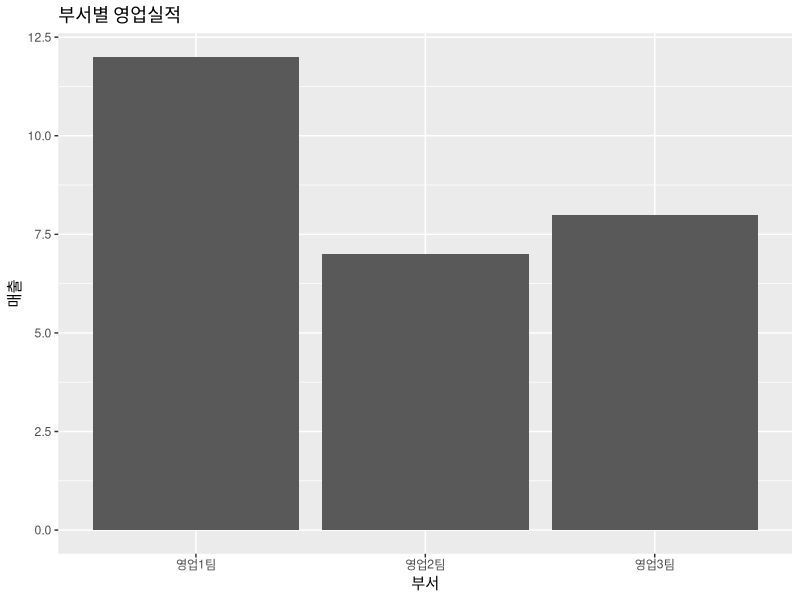
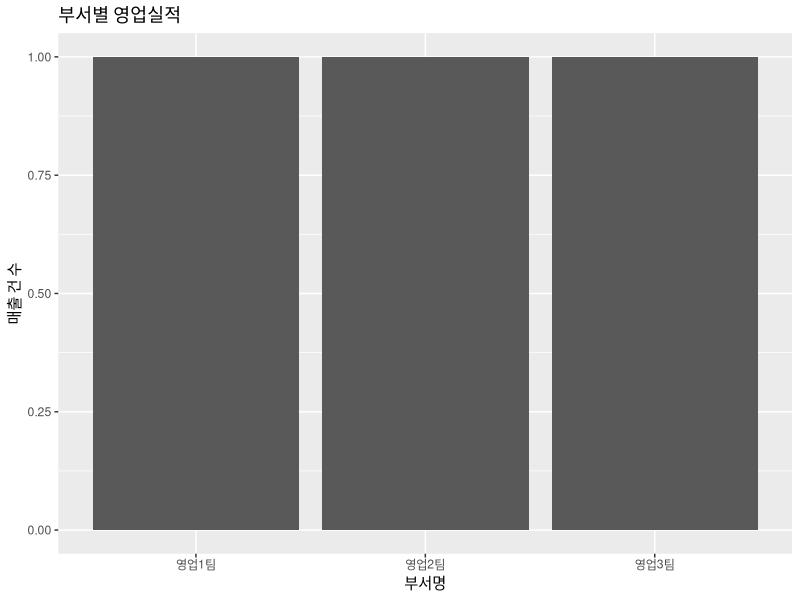
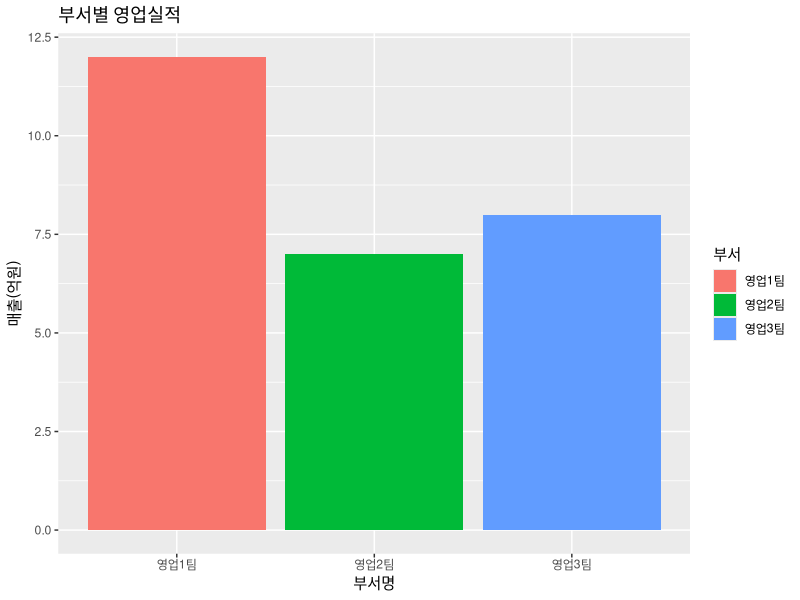
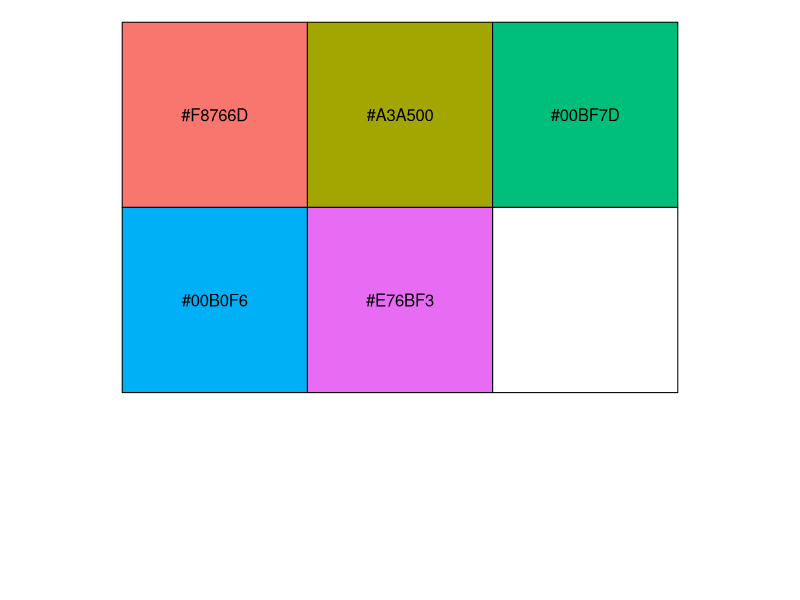
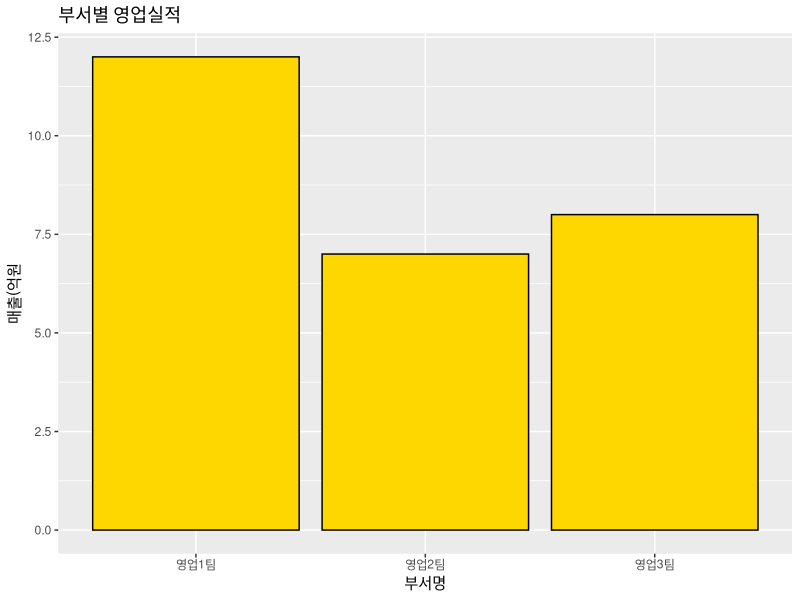
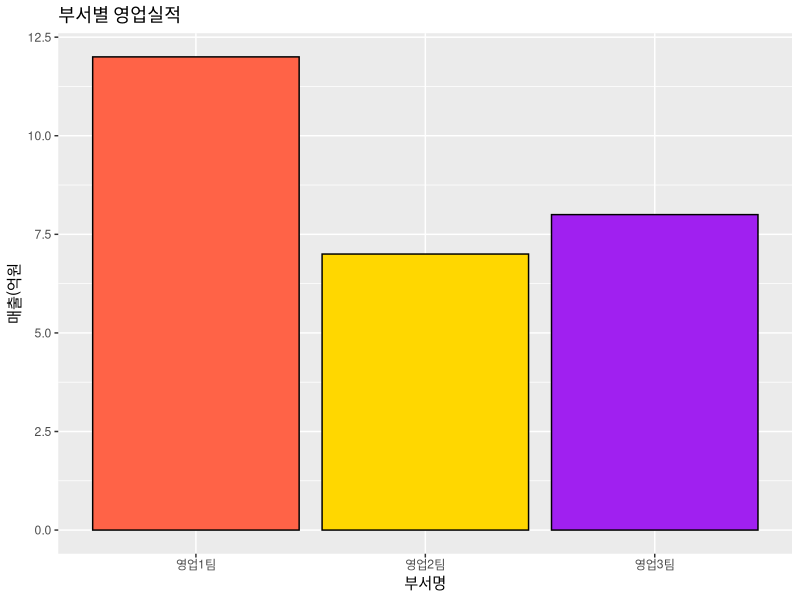
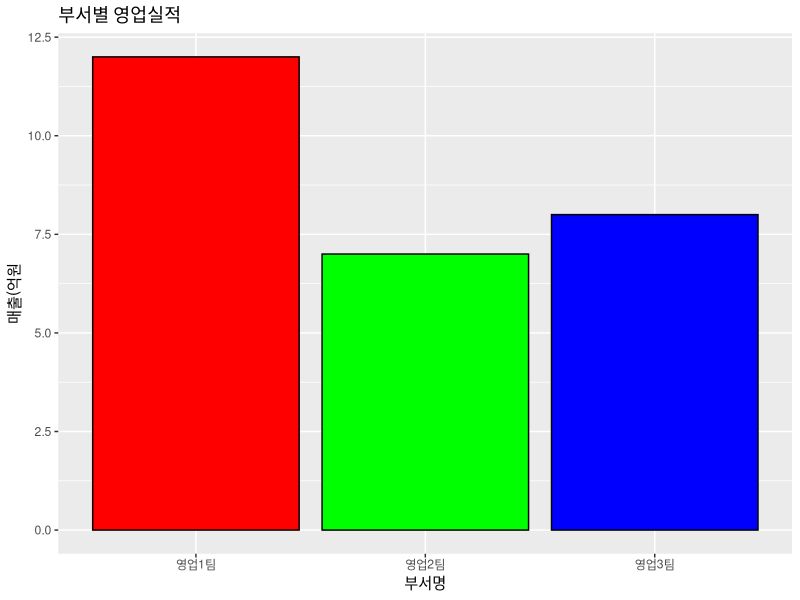
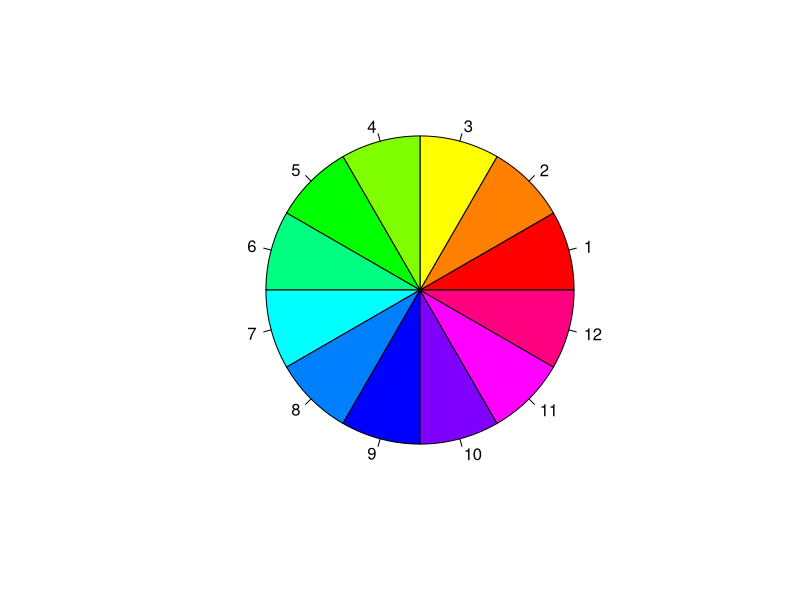

Source code (R) for these figures, in order: (Note: this script raises an error after producing the figures.)
#4장 그래프
#막대그래프

library(ggplot2)
# 데이터 지정(데이터프레임)
dept=c("영업1팀", "영업2팀", "영업3팀")
sales=c(12,7,8)
df1= data.frame(부서=dept, 매출=sales, 분기 ="1분기")
df1

#막대 그래프(1. 그래프의 데이터 초기화, 2. 그래프모양, 3. 제목과 라벨 설정)
ggplot(data = df1, aes(x=부서, y=매출)) +
  geom_bar(stat="identity") +
  labs(title="부서별 영업실적")

# 각 부서별 매출건수
ggplot(data = df1, aes(x=부서)) +
  geom_bar(stat="count") +
  labs(title="부서별 영업실적", x="부서명", y="매출 건 수")

# 막대에 자동색 지정
ggplot(data = df1, aes(x=부서, y=매출, fill = 부서)) +
  geom_bar(stat="identity") +
  labs(title="부서별 영업실적", x="부서명", y="매출(억원)")

# 자동지정되는 색상 확인
install.packages("scales")
library(scales)
hex = hue_pal()(5)
show_col(hex)

#막대에 동일한 채우기 및 테두리선 색상 지정
ggplot(df1, aes(x=부서, y=매출))+
  geom_bar(stat="identity", fill="gold", color="black") +
  labs(title="부서별 영업실적", x="부서명", y="매출(억원")

#막대에 동일한 채우기 및 테두리선 색상 지정
ggplot(df1, aes(x=부서, y=매출))+
  geom_bar(stat="identity", fill=c("tomato", "gold", "purple"), color="black")+
  labs(title="부서별 영업실적", x="부서명", y="매출(억원")

# 막대에 레인보우 색상 중 눈에 잘 띄는 색상으로 자동 변경
ggplot(df1, aes(x=부서, y=매출))+
  geom_bar(stat="identity", fill=rainbow(3), color="black")+
  labs(title="부서별 영업실적", x="부서명", y="매출(억원")

# gdRdriver, RColorBrewer 색상팔레트를 제공하는 두가지 패키지

# gdRdriver 패키지의 팔레트
x = rep(1,12)
pie(x, Tables=seq(1,12), col=rainbow(12))
pie(x, Tables=seq(1,12), col=heat.colors(12))
pie(x, Tables=seq(1,12), col=terrain.colors(12))
pie(x, Tables=seq(1,12), col=topo.colors(12))
pie(x, Tables=seq(1,12), col=cm.colors(12))

# 2. RColorBrewer 패키지의 팔레트
install.packages("RColorBrewer")
library(RColorBrewer)
display.brewer.all()

# 1분기, 2분기의 막대그래프

# 2분기데이터를 데이터프레임에 저장
dept = c("영업1팀", "영업2팀", "영업3팀")
sales= c(10,8,5)
df2 = data.frame(부서 = dept, 매출 = sales, 분기="2분기")

#1분기와 2분기 데이터를 행으로 연결해서 하나의 데이터프레임에 저장
df = rbind(df1, df2)
df

# 부서별 연기별 막대그래프
ggplot(df, aes(x=부서, y=매출, fill=분기))+
  geom_bar(stat = "identity")

#부서별 분기별 막대그래프 작성
#조건1. 3분기 실적을 추가
#조건2.gdRdriver 패키지의 팔레트에 있는 색상을 막대에 설정
#조건3. 그래프 제목: 부서별 분기별 영업실적, x축제목 : 부서명, y축 제목 : 영업매출(억원)
dept = c("영업1팀", "영업2팀", "영업3팀")
sales= c(10,8,5)
df3 = data.frame(부서 = dept, 매출 = sales, 분기="3분기")
df = rbind(df1, df2, df3)
df

ggplot(data = df, aes(x=부서, y=매출))+
  geom_bar(stat="identity", fill=rainbow(9), color="black")+
  labs(title="부서별 영업실적", x="부서명", y="매출(억원")

ggplot(data = df, aes(x=부서, y=매출, fill=분기))+
  geom_bar(stat="identity")+
  scale_fill_manual(values = c("red", "pink","purple"))+
  labs(title="부서별 영업실적", x="부서명", y="매출(억원")

ggplot(data = df, aes(x=부서, y=매출, fill=분기))+
  geom_bar(stat="identity")+
  scale_fill_manual(values = topo.colors(3))+
  labs(title="부서별 영업실적", x="부서명", y="매출(억원")

ggplot(data = df, aes(x=부서, y=매출, fill=분기))+
  geom_bar(stat="identity")+
  scale_fill_manual(values = cm.colors(3))+
  labs(title="부서별 영업실적", x="부서명", y="매출(억원")

# 바로 직전에 실행된 그래프 사진 파일로 저장
ggsave("C:/Temp/graph1.png", width = 10, height = 13, units = "cm")

#================================================
# 선 그래프: 시간에 따라 데이터의 추이를 살필때 사용

# 영업 1팀의 6개월간 데이터를 데이터프레임에 저장
month=c(1,2,3,4,5,6)
sales=c(3,3,5,5,7,4)
df1=data.frame(부서="영업1팀", 월=month, 매출=sales)

# 영업 2팀의 6개월간 데이터를 데이터프레임에 저장
sales=c(2,2,4,8,9,6)
df2=data.frame(부서="영업2팀", 월=month, 매출=sales)

#행으로 df1, df2 연결
df = rbind(df1,df2)
df

# 선형 그래프 그리기
# 영업1팀 데이터만 사용해서
ggplot(data = df1, aes(x=월, y=매출, group = 부서)) +
  geom_line()+
  labs(title= "월별매출")

# 영업2팀 데이터만 사용해서
ggplot(data = df2, aes(x=월, y=매출, group = 부서)) +
  geom_line(color="green", size=2)+
  geom_point(color="red", size=3)
  labs(title= "월별매출")
# 영업1,2팀 데이터 사용  
ggplot(data = df, aes(x=월, y=매출, group = 부서, color=부서)) +
  geom_line(size=2)+
  geom_point(size=3)
  labs(title= "월별매출")
  
ggplot(data = df, aes(x=월, y=매출, group = 부서, color=부서)) +
  geom_line(color=cm.colors(12), size=2)+
  geom_point(color=cm.colrs(12), size=3)
  labs(title= "월별매출")
  
#==============================
#산포도: 점으로 데이터의 변화를 확인
  
ggplot(data = women, aes(x=height, y=weight))+
  geom_point()+
  labs(title="미국 30-39세 여성의 키와 몸무게의 상관관계", x="키(inch)", y="체중(pound")
  
#점의 모양, 색상, 크기 설정
ggplot(data=women, aes(x=height, y=weight))+
  geom_point(shape = 15, color="tomato", size=2)+
  labs(title="미국 30-39세 여성의 키와 몸무게의 상관관계", x="키(inch)", y="체중(pound")